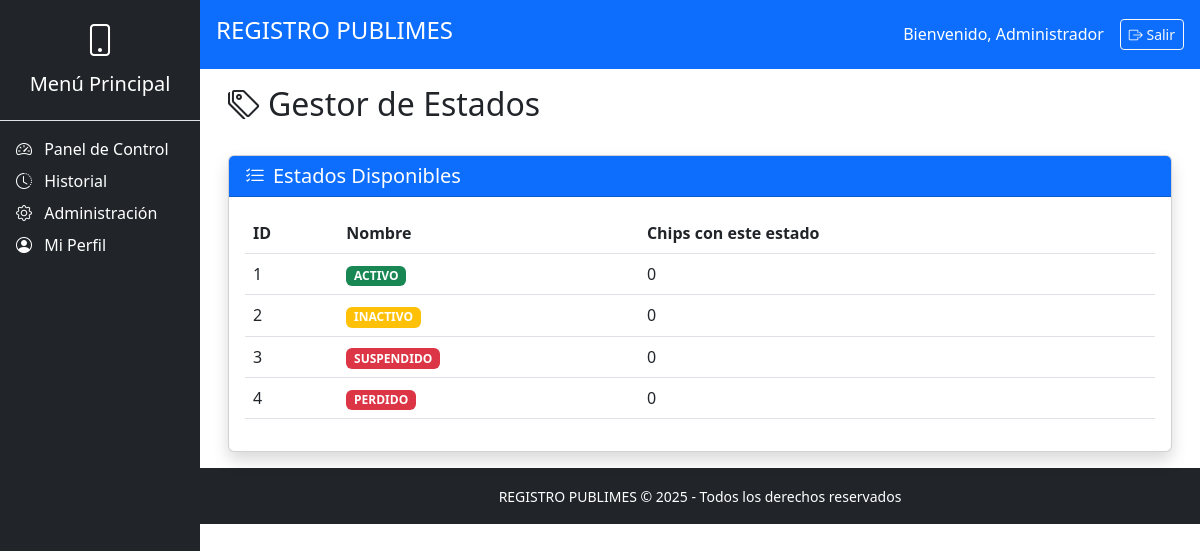
The page /historial/estados-chips (signed in) on the database its author committed.
### modelo.py (models this page shows)
class Usuario(db.Model):
    __tablename__ = 'usuario'
    idUsuario = db.Column(db.Integer, primary_key=True)
    nombre = db.Column(db.String(100), nullable=False)
    username = db.Column(db.String(50), unique=True, nullable=False)
    password = db.Column(db.String(255), nullable=False)
    activo = db.Column(db.Boolean, default=True)
    fecha_creacion = db.Column(db.DateTime, default=datetime.utcnow)
    roles = db.relationship('UsuarioRol', back_populates='usuario')
    clientes_asignados = db.relationship('Cliente', back_populates='operador_publimes')
    envios_realizados = db.relationship('EnvioCampania', back_populates='usuario')
    transferencias_supervisor = db.relationship('TransferenciaTelefono', foreign_keys='TransferenciaTelefono.idSupervisorHistorial', back_populates='supervisor_historial')
    transferencias_origen = db.relationship('TransferenciaTelefono', foreign_keys='TransferenciaTelefono.idOperadorPublimes', back_populates='operador_publimes')

class ChipEstado(db.Model):
    __tablename__ = 'chip_estado'
    idEstado = db.Column(db.Integer, primary_key=True)
    nombre = db.Column(db.String(50), nullable=False)
    chips = db.relationship('ChipEstadoRelacion', back_populates='estado')

### logica/historial.py (the view)
    @requiere_login
    @requiere_rol('Administrador General', 'Supervisor Historial')
    def gestion_estados(self):
        estados = ChipEstado.query.all()
        return render_template('historial/gestor_estados.html', estados=estados)

### app.py (called while the page is built)
@app.context_processor
def inject_current_year():
    return {'current_year': datetime.now().year}

### decoradores.py (called while the page is built)
def requiere_login(f):
    @wraps(f)
    def decorador(*args, **kwargs):
        if 'id_usuario' not in session:
            flash('Debe iniciar sesión para acceder a esta página', 'danger')
            return redirect(url_for('login.iniciar_sesion'))
        return f(*args, **kwargs)
    return decorador

def requiere_rol(*roles_permitidos):
    def decorador(f):
        @wraps(f)
        def wrapper(*args, **kwargs):
            if 'id_usuario' not in session:
                flash('Autenticación requerida', 'warning')
                return redirect(url_for('login.iniciar_sesion'))
            usuario_actual = Usuario.query.get(session['id_usuario'])
            roles_usuario = {ur.rol.nombreRol for ur in usuario_actual.roles}
            if not roles_usuario.intersection(roles_permitidos):
                flash('No tiene permisos suficientes para esta acción', 'danger')
                return redirect(url_for('login.panel_control'))
            return f(*args, **kwargs)
        return wrapper
    return decorador

### templates/historial/gestor_estados.html (shortened to what this page needs)
{% extends "base/base.html" %}
{% block content %}
<div class="container-fluid">
    <div class="d-flex justify-content-between align-items-center mb-4">
        <h2><i class="bi bi-tags me-2"></i>Gestor de Estados</h2>
    </div>
    <div class="card shadow">
        <div class="card-header bg-primary text-white">
            <h5 class="mb-0"><i class="bi bi-list-check me-2"></i>Estados Disponibles</h5>
        </div>
        <div class="card-body">
            <div class="table-responsive">
                <table class="table table-hover">
                    <thead>
                        <tr>
                            <th>ID</th>
                            <th>Nombre</th>
                            <th>Chips con este estado</th>
                        </tr>
                    </thead>
                    <tbody>
                        {% for estado in estados %}
                        <tr>
                            <td>{{ estado.idEstado }}</td>
                            <td>
                                <span class="badge bg-{{ 'success' if estado.nombre == 'ACTIVO' else 'warning' if estado.nombre == 'INACTIVO' else 'danger' }}">
                                    {{ estado.nombre }}
                                </span>
                            </td>
                            <td>{{ estado.chips|length }}</td>
                        </tr>
                        {% endfor %}
                    </tbody>
                </table>
            </div>
        </div>
    </div>
</div>
{% endblock %}

### templates/base/header.html
<header class="bg-primary text-white p-3 d-flex justify-content-between align-items-center">
    <h4>REGISTRO PUBLIMES</h4>
    <div class="d-flex align-items-center">
        <span class="me-3">Bienvenido, {{ session.nombre }}</span>
        <a href="{{ url_for('login.logout') }}" class="btn btn-sm btn-outline-light">
            <i class="bi bi-box-arrow-right"></i> Salir
        </a>
    </div>
</header>

### rows shown on the page
Usuario: nombre "Administrador"
ChipEstado: idEstado "1", nombre "ACTIVO", chips|length "0"
ChipEstado: idEstado "2", nombre "INACTIVO", chips|length "0"
ChipEstado: idEstado "3", nombre "SUSPENDIDO", chips|length "0"
ChipEstado: idEstado "4", nombre "PERDIDO", chips|length "0"
